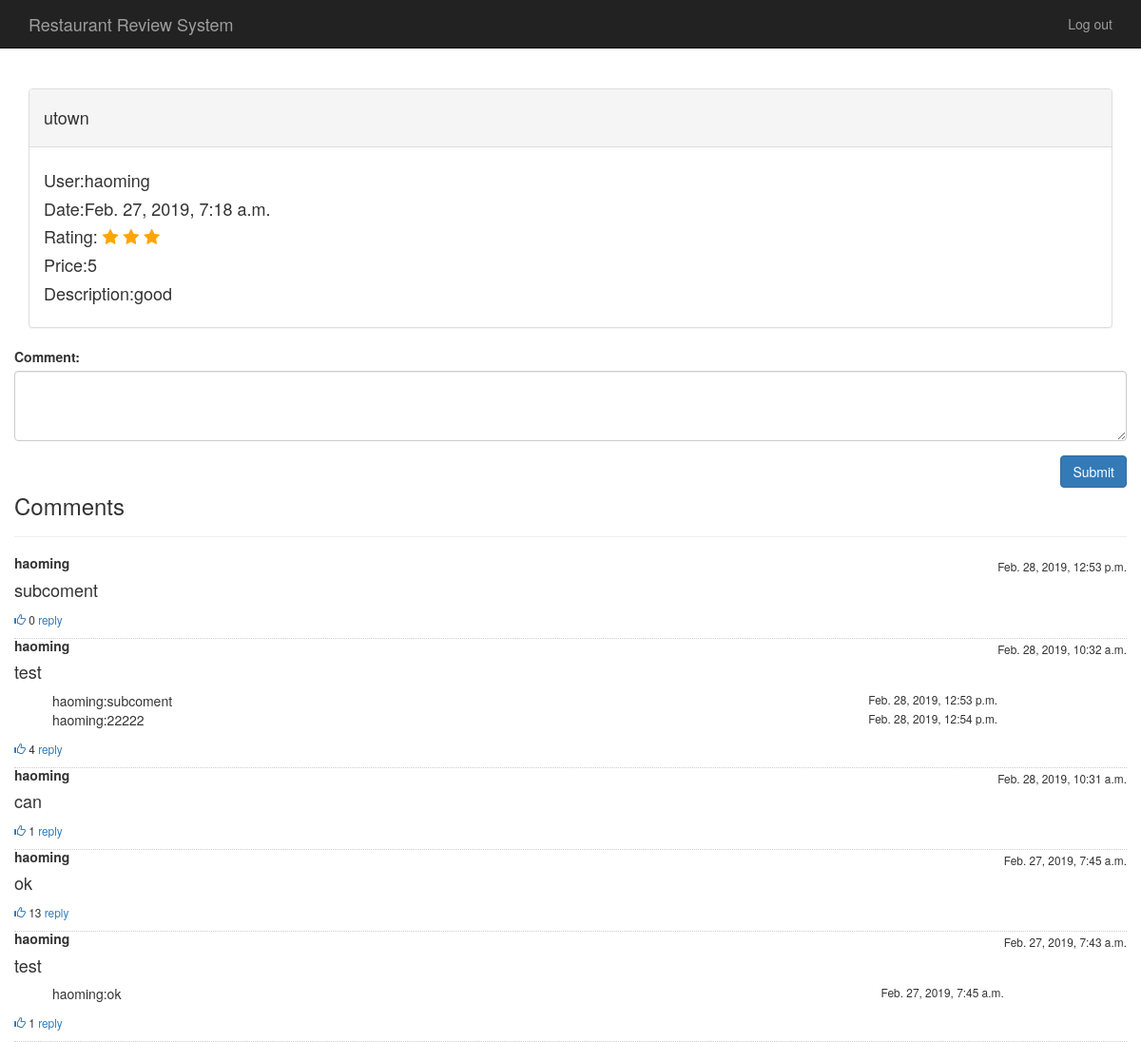
The app's page /detail/1 (signed in) with its own data.
### web/models.py (models this page shows)
class Review(models.Model):
    review_id = models.AutoField(primary_key=True)
    restaurant = models.ForeignKey(Restaurant, on_delete=models.CASCADE)
    user = models.ForeignKey(User, on_delete=models.CASCADE)
    rating = models.IntegerField(default=0, validators=[
            MaxValueValidator(5),
            MinValueValidator(0)
        ])
    price = models.IntegerField(default=0)
    description = models.CharField(max_length=300)
    likes = models.IntegerField(default=0)
    date = models.DateTimeField(auto_now_add=True, blank=True)

class Restaurant(models.Model):
    restaurant_id =  models.AutoField(primary_key=True)
    name = models.CharField(max_length=200)
    address = models.CharField(max_length=200)
    category = models.CharField(max_length=30)
    price = models.IntegerField(default=0)

class User(models.Model):
    user_id = models.AutoField(primary_key=True)
    user_name = models.CharField(max_length=200)
    password = models.CharField(max_length=200)

class Comment(models.Model):
    comment_id = models.AutoField(primary_key=True)
    user = models.ForeignKey(User, on_delete=models.CASCADE)
    review = models.ForeignKey(Review, on_delete=models.CASCADE,null=True)
    master_comment = models.ForeignKey('self', on_delete=models.CASCADE,null=True)
    content = models.CharField(max_length=300)
    date = models.DateTimeField(auto_now_add=True, blank=True)
    likes = models.IntegerField(default=0)

### web/views.py (the view)
# urls.py: path('detail/<int:review_id>',views.reveiw_detail, name='detail'),
def reveiw_detail(request, review_id):
    review = Review.objects.get(review_id=review_id)
    comments = Comment.objects.filter(review=review).order_by('-date')
    return render(request, 'detail.html', {'review': review,'comments':comments,'range':range(review.rating)})

### web/templates/detail.html (shortened to what this page needs)
{% extends "shared/base.html" %}
{% block content %}
<div class="row clearfix">
    <div class="col-xs-14 column">
        <div class="panel-body" style="padding-bottom: 0px;">
            <div class="panel panel-default">
                <div class="panel-heading"><h4>{{ review.restaurant.name }}</h4></div>
                <div class="panel-body">
                    <h4>User:{{ review.user.user_name }}</h4>
                    <h4>Date:{{ review.date }}</h4>
                    <h4>Rating:
                        {% for i in range %}
                        <span class="fa fa-star" style="color: orange;"></span>
                        {% endfor %}
                    </h4>
                    <h4>Price:{{ review.price }}</h4>
                    <h4>Description:{{ review.description }}</h4>
                </div>
            </div>
        </div>
    </div>
</div>
<form method="POST" class="form-horizontal" role="form" action="/comment/{{review.review_id}}">
    <div class="form-group">
        <label for="comment">Comment:</label>
        <textarea class="form-control" rows="3" id="comment" name="comment"></textarea>
    </div>
    <div class="form-group pull-right">
        <input type="submit" value="Submit" class="btn btn-primary btn-block btn-btn1">
    </div>
</form>
<div class="row">
    <div class="page-header">
        <h3>
            Comments
        </h3>
    </div>
    <div class="comments-list">
        {% for comment in comments %}
        <p class="pull-right">
            <small>{{ comment.date }}</small>
        </p>
        <div style=" border-bottom: 1px dotted #ccc;">
            <div class="media-body">
                <h5 class="media-heading user_name"><strong>{{ comment.user.user_name }}</strong></h5>
                <h4>{{ comment.content }}</h4>
                <ul style="list-style-type: none">
                    {% for subcomment in comment.comment_set.all %}
                    <li>
                        {{ subcomment.user.user_name}}:{{subcomment.content}}<small style="float:right">{{ subcomment.date }}</small>
                    </li>
                    {% endfor %}
                </ul>
                <p>
                    <small><a href="{% url 'like' comment.comment_id %}"><span
                            class="glyphicon glyphicon-thumbs-up"></span> </a>{{ comment.likes }}
                    </small>
                    <small><a onclick="reply({{comment.comment_id}})" >reply</a>
                    </small>
                </p>
            </div>
        </div>
        {% endfor %}
    </div>
</div>
{% endblock %}

### records on screen
Review: restaurant.name "utown", user.user_name "haoming", date "Feb. 27, 2019, 7:18 a.m.", price "5", description "good"
Comment: date "Feb. 28, 2019, 12:53 p.m.", user.user_name "haoming", content "subcoment", likes "0"
Comment: date "Feb. 28, 2019, 10:32 a.m.", user.user_name "haoming", content "test", likes "4"
Comment: user.user_name "haoming", content "22222", date "Feb. 28, 2019, 12:54 p.m."
Comment: date "Feb. 28, 2019, 10:31 a.m.", user.user_name "haoming", content "can", likes "1"
Comment: date "Feb. 27, 2019, 7:45 a.m.", user.user_name "haoming", content "ok", likes "13"
Comment: date "Feb. 27, 2019, 7:43 a.m.", user.user_name "haoming", content "test", likes "1"
